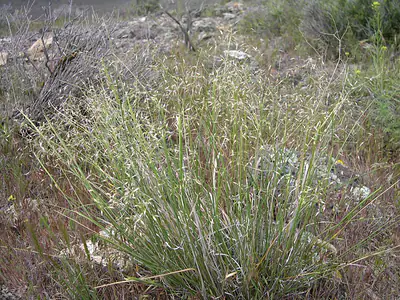
#> input picture web/images/achy_0.webp, 400 x 300 px
$ python -i source_photos.py   (imports and definitions only)
#> lines starting #> are read from the running program, lines starting #| are printed output that depends on the picture
#!/usr/bin/env python3
"""Source plant photographs from Wikimedia Commons, preferring whole-plant shots.

The plate on the site is the first thing anyone sees of a species, and a
macro of one flower tells you nothing about what the plant will look like in
a front yard. This tool ranks every Commons candidate for each species by how
likely it is to show the plant's *habit* (the whole plant, ideally with some
of its surroundings) and puts that shot first.

Two signals feed the ranking:

  * metadata  -- file title, description and categories. "habit", "shrub",
                 "in habitat", place names push a file up; "flower",
                 "close-up", "macro", "inflorescence", "cone", "bark" push it
                 down.
  * content   -- the picture itself. Close-ups have a sharp subject against a
                 blurred background, so only part of the frame carries edge
                 detail. Habit shots are sharp edge-to-edge and often include
                 sky. (Sky is excluded from the sharpness measure so a shrub
                 against a big blue sky is not mistaken for a macro.)

Subcommands (run from the repository root):

  plan     query Commons for every species (or --ids a,b,c), score the
           candidates, download the top few at 1280px into tools/cache/, and
           write tools/candidates.json plus a contact sheet at
           tools/candidates.html for eyeballing before committing to a pick.
  fetch    take the picks from candidates.json, encode them to WebP in
           web/images/, rewrite tools/photos.json and the PHOTOS constant in
           web/index.html.
  refresh  plan then fetch.
  reorder  offline: within the photos already on disk, move the best
           whole-plant shot into each species' lead slot. Needs no network.
  audit    offline: score what is currently in web/images/ and report which
           species lead with a close-up. Needs no network.

Hand overrides live in tools/overrides.json (synonyms to search under, files
to pin, files to exclude). Pinned files always win; excluded files are never
considered.

Requires Pillow with WebP support (pip install Pillow). Wikimedia asks for a
descriptive User-Agent with contact details and no concurrent bulk downloads,
so everything here is serial and polite.
"""

import argparse
import html
import io
import json
import os
import re
import sys
import time
import urllib.error
import urllib.parse
import urllib.request

ROOT = os.path.dirname(os.path.dirname(os.path.abspath(__file__)))
TOOLS = os.path.join(ROOT, "tools")
WEB = os.path.join(ROOT, "web")
IMAGES = os.path.join(WEB, "images")
INDEX = os.path.join(WEB, "index.html")
CACHE = os.path.join(TOOLS, "cache")
OVERRIDES = os.path.join(TOOLS, "overrides.json")
CANDIDATES = os.path.join(TOOLS, "candidates.json")
CONTACT_SHEET = os.path.join(TOOLS, "candidates.html")
MANIFEST = os.path.join(TOOLS, "photos.json")

API = "https://commons.wikimedia.org/w/api.php"
UA = "MojaveYardReview/2.0 (personal garden planning tool; gmercer015@gmail.com)"

PER_SPECIES = 3          # photos shipped per species
PROBE = 8                # candidates whose pixels we download and inspect
MIN_LONG_EDGE = 900      # reject tiny originals
MAX_EDGE = 560           # encoded size (README recipe)
TARGET_BYTES = 44 * 1024
WEBP_QUALITY = 70

# --- metadata scoring ------------------------------------------------------
# Weight per keyword. Each keyword counts once per file no matter how often it
# appears. Matching is on whole words after underscores/hyphens become spaces.
KEYWORDS = {
    # whole-plant / in-situ
    "habit": 5, "habitus": 5, "form": 3, "whole plant": 5, "whole": 1,
    "shrub": 3, "shrubs": 3, "bush": 2, "tree": 3, "trees": 3, "plant": 1,
    "plants": 2, "habitat": 4, "landscape": 3, "scenery": 2, "vegetation": 2,
    "stand": 2, "colony": 2, "grove": 2, "clump": 2, "tussock": 2, "bunch": 1,
    "desert": 2, "canyon": 2, "valley": 2, "wash": 2, "bajada": 2, "slope": 2,
    "hillside": 2, "ridge": 1, "mesa": 1, "dunes": 2, "flat": 1, "trail": 2,
    "park": 2, "monument": 2, "preserve": 2, "wilderness": 2, "refuge": 2,
    "reserve": 1, "garden": 1, "yard": 2, "roadside": 2, "growing": 1,
    "mojave": 1, "sonoran": 1, "nevada": 1, "arizona": 1, "california": 1,
    "utah": 1, "joshua": 1,
    # close-ups and parts
    "flower": -3, "flowers": -3, "bloom": -3, "blooms": -3, "blooming": -1,
    "blossom": -3, "blossoms": -3, "inflorescence": -4, "inflorescences": -4,
    "raceme": -4, "panicle": -3, "spike": -3, "spikelet": -4, "spikelets": -4,
    "floret": -4, "petal": -4, "petals": -4, "stamen": -4, "stamens": -4,
    "pistil": -4, "anther": -4, "pollen": -4, "bud": -3, "buds": -3,
    "head": -2, "heads": -2, "close": -4, "closeup": -4, "close-up": -4,
    "close up": -4, "macro": -5, "detail": -3, "details": -3, "zoom": -3,
    "leaf": -3, "leaves": -3, "foliage": -2, "needle": -3, "needles": -2,
    "fruit": -3, "fruits": -3, "berry": -3, "berries": -3, "seed": -3,
    "seeds": -3, "seedhead": -2, "pod": -3, "pods": -3, "cone": -3,
    "cones": -3, "capsule": -3, "capsules": -3, "nut": -3, "nuts": -3,
    "spine": -3, "spines": -3, "thorn": -3, "thorns": -3, "glochid": -4,
    "glochids": -4, "areole": -4, "areoles": -4, "bark": -3, "trunk": -2,
    "stem": -2, "stems": -2, "twig": -3, "twigs": -3, "branch": -2,
    "root": -3, "roots": -3, "seedling": -2, "seedlings": -2, "gall": -4,
    "insect": -3, "bee": -3, "butterfly": -3, "bird": -2, "hummingbird": -2,
    "herbarium": -6, "specimen": -3, "illustration": -6, "drawing": -6,
    "botanical": -1, "plate": -3, "map": -8, "distribution": -6, "range": -4,
    "sign": -4, "label": -4, "cultivar": -1, "pot": -2, "potted": -3,
    "nursery": -1, "fungus": -4, "lichen": -4, "mistletoe": -2,
}
# Category names get a stronger, dedicated read: "Flowers of Larrea
# tridentata" is a curated statement that the file is a flower shot.
CATEGORY_HINTS = {
    "habit": 5, "habitus": 5, "plants": 2, "shrubs": 3, "trees": 3,
    "landscapes": 3, "vegetation": 2, "in habitat": 4,
    "flowers": -5, "inflorescences": -5, "fruits": -5, "seeds": -5,
    "leaves": -5, "foliage": -4, "bark": -5, "trunks": -4, "stems": -4,
    "spines": -5, "cones": -5, "buds": -5, "close-ups": -6, "close-up": -6,
    "macro": -6, "details": -4, "herbarium": -8, "illustrations": -8,
    "drawings": -8, "maps": -10, "insects": -4, "unidentified": -4,
    "cultivated": -1, "botanical gardens": 0, "sculptures": -8,
}

OK_LICENCES = re.compile(r"^(cc0|cc[- ]by(-sa)?(\s|$)|public domain|pd\b)", re.I)


# [5 lines left out: function norm_text, not called in this run]


def words(s):
    return set(re.findall(r"[a-z0-9]+", s))


# [37 lines left out: functions metadata_score, shape_score, not called in this run]


# --- content scoring -------------------------------------------------------

def content_features(path_or_bytes):
    """Return (spread, sky, saturation) for an image.

    spread     fraction of non-sky tiles whose edge energy is at least a third
               of the sharpest tile. ~1.0 means sharp everywhere (habit shot);
               below ~0.5 means one sharp subject on a soft background (macro).
    sky        fraction of the top third that is bright and blue.
    saturation mean HSV saturation, 0..1. Flower macros run high.
    """
#> called with path_or_bytes = '../web/images/achy_0.webp'
    from PIL import Image, ImageFilter, ImageOps, ImageStat

    im = Image.open(io.BytesIO(path_or_bytes) if isinstance(path_or_bytes, bytes) else path_or_bytes)
#> im is the input picture: PIL image 400x300 RGB; mean R, G, B 126, 123.7, 104
    im = im.convert("RGB")
    im.thumbnail((320, 320))
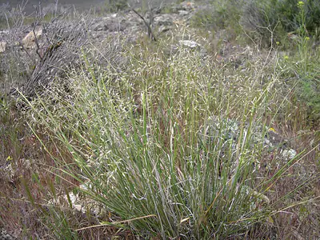
#> im: PIL image 320x240 RGB; mean R, G, B 126, 123.7, 104.1
    W, H = im.size
#> W = 320; H = 240
    edges = ImageOps.grayscale(im).filter(ImageFilter.FIND_EDGES)
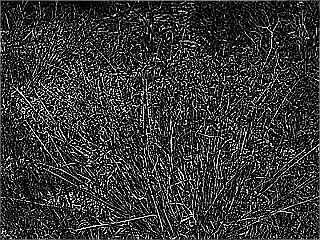
#> edges: PIL image 320x240 L; min 0, max 255, mean 53.8
    n = 8
    energy, skyish = [], []
    for j in range(n):
        for i in range(n):
            box = (i * W // n, j * H // n, (i + 1) * W // n, (j + 1) * H // n)
            energy.append(ImageStat.Stat(edges.crop(box)).mean[0])
            r, g, b = ImageStat.Stat(im.crop(box)).mean
            skyish.append(b > 140 and b >= r + 12 and b >= g and j < n // 2)
#> after the loop, energy = 64 values, max 76.07 at index 25, min 26.5 at index 5, mean 53.83; skyish = 64 items, first 6: False, False, False, False, False, False
    peak = max(energy) or 1.0
#> peak = 76.07
    live = [e for e, s in zip(energy, skyish) if not s]
#> live has the same summary as energy
    if len(live) < n:          # nearly all sky: treat the whole frame as live
        live = energy
    spread = sum(1 for e in live if e > 0.35 * peak) / len(live)
#> spread = 0.984
    top = im.crop((0, 0, W, H // 3))
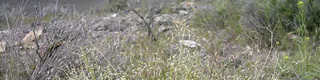
#> top: PIL image 320x80 RGB; mean R, G, B 132.4, 131.6, 118.8
    px = list(top.get_flattened_data() if hasattr(top, "get_flattened_data") else top.getdata())
#> px = 25600 items
    sky = sum(1 for r, g, b in px if b > 150 and b >= r + 15 and b >= g) / max(1, len(px))
#> sky = 7.81e-05
    sat = ImageStat.Stat(im.convert("HSV").getchannel("S")).mean[0] / 255.0
#> sat = 0.203
    return spread, sky, sat


# [48 lines left out: functions content_score, classify, load_species, load_overrides, canon_title, not called in this run]


# --- Commons API -----------------------------------------------------------

class Commons:
    def __init__(self, pause=0.4):
        self.pause = pause
        self.last = 0.0

    # [18 lines left out: function _get, not called in this run]

    def api(self, **params):
        params.update(action=params.get("action", "query"), format="json", formatversion=2, maxlag=5)
        return self._get(API + "?" + urllib.parse.urlencode(params))

    # [51 lines left out: functions category_files, search_files, imageinfo, not called in this run]

    def download(self, url):
        time.sleep(1.5)     # bulk-download etiquette
        return self._get(url, binary=True)


# [5 lines left out: function norm_artist, not called in this run]


def credit(info):
    return "%s · %s" % (info["artist"], info["licence"] or "see source")


# --- plan --------------------------------------------------------------------

# [101 lines left out: functions plan, choose, strip_info, not called in this run]


def cache_name(title):
    base = re.sub(r"[^A-Za-z0-9._-]+", "_", title[5:])[:120]
    return base


# [101 lines left out: functions write_contact_sheet, fetch, encode, load_manifest, not called in this run]


def save_manifest(manifest):
    json.dump(manifest, open(MANIFEST, "w", encoding="utf-8"), indent=1, ensure_ascii=False)
    open(MANIFEST, "a").write("\n")


# [125 lines left out: functions patch_index, audit, reorder, main, not called in this run]


# [2 lines not run here, left out]

>>> result = content_features('../web/images/achy_0.webp')
#> result = (0.984, 7.81e-05, 0.203)

$ run again, on web/images/acsp_1.webp
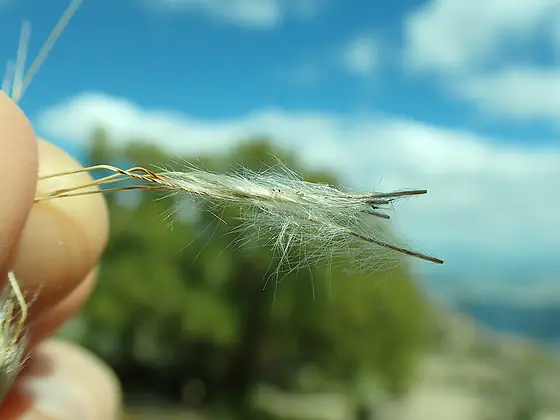
#> input picture web/images/acsp_1.webp, 560 x 420 px
#> in content_features, im is the input picture: PIL image 560x420 RGB; mean R, G, B 111.3, 149.1, 133.4
#> im: PIL image 320x240 RGB
#> in content_features, `edges = ImageOps.grayscale(im).filter(ImageFilter.FIND_EDGES)`:
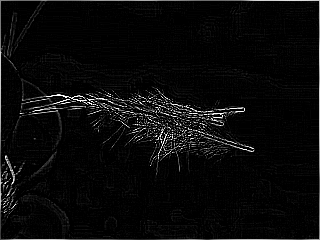
#> edges: PIL image 320x240 L; min 0, max 255, mean 10.1
#> after the loop in content_features, `for j in range(n):`: energy = 64 values, max 49.09 at index 36, min 1.43 at index 10, mean 10.07; skyish = 64 items, first 6: True, True, True, True, True, True
#> peak = 49.09
#> live = 45 values, max 49.09 at index 17, min 1.89 at index 33, mean 12.06
#> spread = 0.244
#> in content_features, `top = im.crop((0, 0, W, H // 3))`:
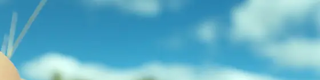
#> top: PIL image 320x80 RGB; mean R, G, B 98.8, 175.5, 199.1
#> px = 25600 items
#> sky = 0.84
#> sat = 0.45
#> result = (0.244, 0.84, 0.45)

$ run again, on web/images/agut_0.webp
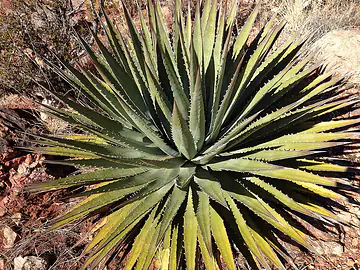
#> input picture web/images/agut_0.webp, 360 x 270 px
#> in content_features, im is the input picture: PIL image 360x270 RGB; mean R, G, B 124.3, 111.7, 81.2
#> im: PIL image 320x240 RGB
#> in content_features, `edges = ImageOps.grayscale(im).filter(ImageFilter.FIND_EDGES)`:
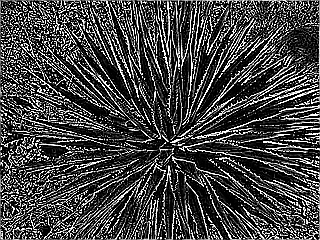
#> edges: PIL image 320x240 L; min 0, max 255, mean 68.8
#> after the loop in content_features, `for j in range(n):`: energy = 64 values, max 88.84 at index 31, min 42.07 at index 52, mean 68.85; skyish = 64 items, first 6: False, False, False, False, False, False
#> peak = 88.84
#> live has the same summary as energy
#> spread = 1
#> in content_features, `top = im.crop((0, 0, W, H // 3))`:
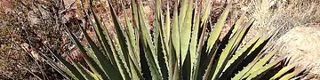
#> top: PIL image 320x80 RGB; mean R, G, B 137.7, 124.6, 98.9
#> px = 25600 items
#> sky = 0
#> sat = 0.402
#> result = (1, 0, 0.402)
